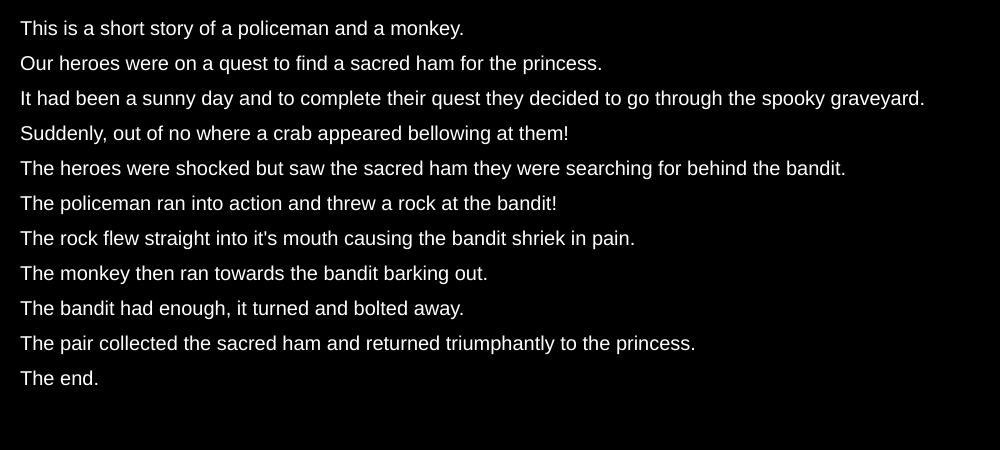
Frame 1 (no input)
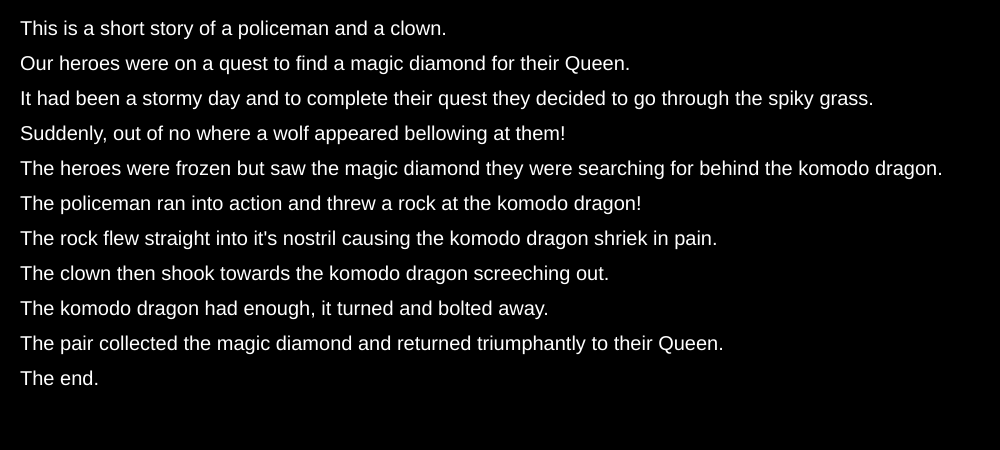
Frame 2 (the mouse pressed at the canvas centre, redrawn once)

The p5.js sketch that drew these frames (run headless with seeded random() and noise() and a simulated clock; the mouse was pressed at the canvas centre and the sketch redrawn once):

// p5.js sketch
// ── sketch.js
var linepos;
//Title - story, tale
var title = ["tale","story","account","anecdote"];
//charecters
var charecters1 = ["knight",'businessman','policeman','actress','nurse','waiter','donkey','painter'];
var charecters2 = ["clown",'samurai','fireman','chef','actor','doctor','soldier','king','monkey','bard'];
//On their way to get an Object
var object = ['enchanted crown','sacred ham','flying sword','magic table','talking painting','talking puppy','magic diamond','magic tuxedo'];
//Quest provider
var quest = ['their Queen','the wise wizard','the princess'];
//daytype
var daytype = ['hot','sunny','slow','rainy','foggy','stormy','cold','wet'];
//path through the
var path = ['dark forest','spooky graveyard','smelly sewer','abandoned factory','snowy fields','spiky grass'];
//suddenly met a thing
var creature = ['panther','crab','yeti','wolf','tiger','bandit','komodo dragon'];
//the thing did
var action = ['screeching','roaring','bellowing','barking','trumpeting'];
//our charecters did
var caction = ['frozen','stunned','petrified','shocked','aghast'];
//charecter action
var haction = ['jumped', 'sprang','zipped','shook','tumbled','flipped','ran','backflipped'];
//contact
var body =['mouth','eye','stomach','ear','nostril'];
//cry
var cry =['whimper','shrink','shriek','shout','flail'];
// Outcome direction
var outcome = ['ran','darted','sprinted','bolted','scampered'];


//setup the canvas and text
function setup() {
  createCanvas(1000,450);
  textSize(20);
}

//draw niceness everywhere
function draw() {
    linepos = 35;
    background(0);
    fill(255);
    var questcall;
    var objectcall;
    var creaturecall;
    var herocall1;
    var herocall2;
    questcall = quest[int(random(0,quest.length))];
    objectcall = object[int(random(0, object.length))];
    creaturecall = creature[int(random(0, creature.length))];
    herocall1 = charecters1[int(random(0,charecters1.length))];
    herocall2 = charecters2[int(random(0,charecters2.length))];
    text('This is a short ' + title[int(random(0, title.length))]+' of a '+herocall1+' and a '+herocall2+'.',20,linepos);
    text('Our heroes were on a quest to find a '+ objectcall +' for '+questcall+'.',20,linepos*2);
    text('It had been a '+ daytype[int(random(0,daytype.length))] + ' day '+ 'and to complete their quest they decided to go through the '+ path[int(random(0, path.length))]+'.',20,linepos*3);
    text('Suddenly, out of no where a '+ creature[int(random(0,creature.length))] + ' appeared ' + action[int(random(0,action.length))] +' at them!',20,linepos*4);
    text('The heroes were ' + caction[int(random(0,caction.length))] + ' but saw the ' + objectcall + ' they were searching for behind the ' + creaturecall +'.' ,20,linepos*5);
    text('The '+ herocall1 +' '+ haction[int(random(0,haction.length))] +' into action and threw a rock at the '+creaturecall+'!',20,linepos*6);
    text("The rock flew straight into it's " + body[int(random(0,body.length))] + ' causing the ' +creaturecall+ ' '  + cry[int(random(0,cry.length))] +' in pain.',20,linepos*7);
    text('The '+ herocall2 +' then '+ haction[int(random(0,haction.length))] +' towards the '+creaturecall+' '+action[int(random(0,action.length))]+' out.',20,linepos*8);
    text('The '+creaturecall+' had enough, it turned and '+ outcome[int(random(0,outcome.length))]+' away.',20,linepos*9);
    text('The pair collected the ' + objectcall +' and returned triumphantly to ' + questcall+'.',20,linepos*10);
    text('The end.',20,linepos*11);
    noLoop();
}

function mouseClicked(){
  redraw();
}
